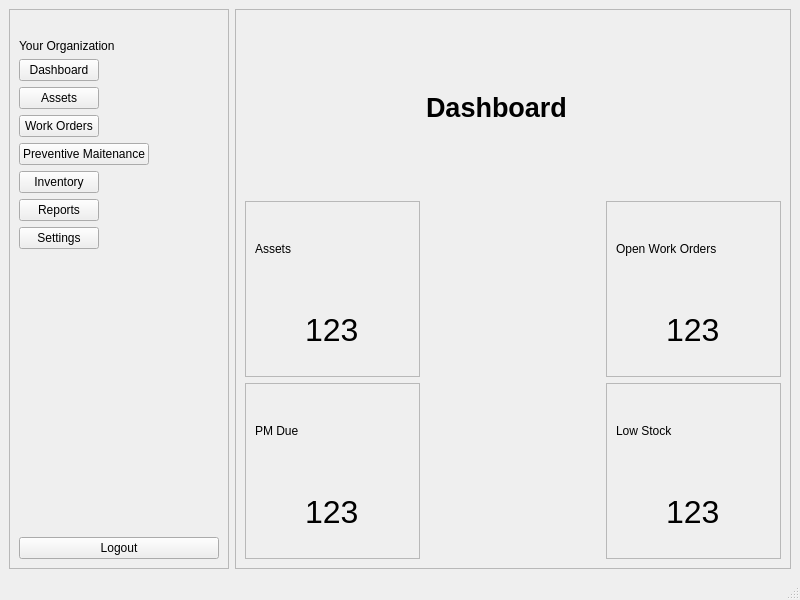
<?xml version="1.0" encoding="UTF-8"?>
<ui version="4.0">
 <class>DashboardWindow</class>
 <widget class="QMainWindow" name="DashboardWindow">
  <property name="geometry">
   <rect>
    <x>0</x>
    <y>0</y>
    <width>800</width>
    <height>600</height>
   </rect>
  </property>
  <property name="windowTitle">
   <string>Mantenance Management System</string>
  </property>
  <widget class="QWidget" name="centralwidget">
   <layout class="QGridLayout" name="gridLayout">
    <item row="0" column="0">
     <widget class="QFrame" name="frameNavigation">
      <property name="minimumSize">
       <size>
        <width>220</width>
        <height>0</height>
       </size>
      </property>
      <property name="maximumSize">
       <size>
        <width>220</width>
        <height>16777215</height>
       </size>
      </property>
      <property name="frameShape">
       <enum>QFrame::Shape::StyledPanel</enum>
      </property>
      <property name="frameShadow">
       <enum>QFrame::Shadow::Raised</enum>
      </property>
      <layout class="QVBoxLayout" name="verticalLayout">
       <item>
        <widget class="QLabel" name="lblLogo">
         <property name="text">
          <string/>
         </property>
        </widget>
       </item>
       <item>
        <widget class="QLabel" name="lblCompany">
         <property name="text">
          <string>Your Organization</string>
         </property>
        </widget>
       </item>
       <item alignment="Qt::AlignmentFlag::AlignLeft">
        <widget class="QPushButton" name="btnDashboard">
         <property name="text">
          <string>Dashboard</string>
         </property>
        </widget>
       </item>
       <item alignment="Qt::AlignmentFlag::AlignLeft">
        <widget class="QPushButton" name="btnAssets">
         <property name="text">
          <string>Assets</string>
         </property>
        </widget>
       </item>
       <item alignment="Qt::AlignmentFlag::AlignLeft">
        <widget class="QPushButton" name="btnWorkOrders">
         <property name="text">
          <string>Work Orders</string>
         </property>
        </widget>
       </item>
       <item alignment="Qt::AlignmentFlag::AlignLeft">
        <widget class="QPushButton" name="btnPreventive">
         <property name="text">
          <string>Preventive Maitenance</string>
         </property>
        </widget>
       </item>
       <item alignment="Qt::AlignmentFlag::AlignLeft">
        <widget class="QPushButton" name="btnInventory">
         <property name="text">
          <string>Inventory</string>
         </property>
        </widget>
       </item>
       <item alignment="Qt::AlignmentFlag::AlignLeft">
        <widget class="QPushButton" name="btnReports">
         <property name="text">
          <string>Reports</string>
         </property>
        </widget>
       </item>
       <item alignment="Qt::AlignmentFlag::AlignLeft">
        <widget class="QPushButton" name="btnSettings">
         <property name="text">
          <string>Settings</string>
         </property>
        </widget>
       </item>
       <item>
        <spacer name="verticalSpacer">
         <property name="orientation">
          <enum>Qt::Orientation::Vertical</enum>
         </property>
         <property name="sizeHint" stdset="0">
          <size>
           <width>20</width>
           <height>203</height>
          </size>
         </property>
        </spacer>
       </item>
       <item>
        <widget class="QPushButton" name="btnLogout">
         <property name="text">
          <string>Logout</string>
         </property>
        </widget>
       </item>
      </layout>
     </widget>
    </item>
    <item row="0" column="1">
     <widget class="QFrame" name="frameContent">
      <property name="frameShape">
       <enum>QFrame::Shape::StyledPanel</enum>
      </property>
      <property name="frameShadow">
       <enum>QFrame::Shadow::Raised</enum>
      </property>
      <layout class="QGridLayout" name="gridLayout_2">
       <item row="1" column="2">
        <widget class="QFrame" name="frameOpenWorkOrders">
         <property name="frameShape">
          <enum>QFrame::Shape::StyledPanel</enum>
         </property>
         <property name="frameShadow">
          <enum>QFrame::Shadow::Raised</enum>
         </property>
         <layout class="QGridLayout" name="gridLayout_4">
          <item row="1" column="0" alignment="Qt::AlignmentFlag::AlignHCenter">
           <widget class="QLabel" name="lblOpenWorkOrdersValue">
            <property name="font">
             <font>
              <pointsize>24</pointsize>
             </font>
            </property>
            <property name="text">
             <string>123</string>
            </property>
           </widget>
          </item>
          <item row="0" column="0">
           <widget class="QLabel" name="lblOpenWorkOrdersTitle">
            <property name="text">
             <string>Open Work Orders</string>
            </property>
           </widget>
          </item>
         </layout>
        </widget>
       </item>
       <item row="0" column="1">
        <widget class="QLabel" name="lblTitle">
         <property name="font">
          <font>
           <pointsize>20</pointsize>
           <bold>true</bold>
          </font>
         </property>
         <property name="text">
          <string>Dashboard</string>
         </property>
        </widget>
       </item>
       <item row="2" column="2">
        <widget class="QFrame" name="frameLowStock">
         <property name="frameShape">
          <enum>QFrame::Shape::StyledPanel</enum>
         </property>
         <property name="frameShadow">
          <enum>QFrame::Shadow::Raised</enum>
         </property>
         <layout class="QGridLayout" name="gridLayout_6">
          <item row="0" column="0">
           <widget class="QLabel" name="lblLowStockTitle">
            <property name="text">
             <string>Low Stock</string>
            </property>
           </widget>
          </item>
          <item row="1" column="0" alignment="Qt::AlignmentFlag::AlignHCenter">
           <widget class="QLabel" name="lblLowStockValue">
            <property name="font">
             <font>
              <pointsize>24</pointsize>
             </font>
            </property>
            <property name="text">
             <string>123</string>
            </property>
           </widget>
          </item>
         </layout>
        </widget>
       </item>
       <item row="1" column="0">
        <widget class="QFrame" name="frameAssets">
         <property name="minimumSize">
          <size>
           <width>0</width>
           <height>0</height>
          </size>
         </property>
         <property name="frameShape">
          <enum>QFrame::Shape::StyledPanel</enum>
         </property>
         <property name="frameShadow">
          <enum>QFrame::Shadow::Raised</enum>
         </property>
         <layout class="QGridLayout" name="gridLayout_3">
          <item row="1" column="0" alignment="Qt::AlignmentFlag::AlignHCenter">
           <widget class="QLabel" name="lblAssetsValue">
            <property name="font">
             <font>
              <pointsize>24</pointsize>
             </font>
            </property>
            <property name="text">
             <string>123</string>
            </property>
           </widget>
          </item>
          <item row="0" column="0">
           <widget class="QLabel" name="lblAssetsTitle">
            <property name="text">
             <string>Assets</string>
            </property>
           </widget>
          </item>
         </layout>
        </widget>
       </item>
       <item row="2" column="0">
        <widget class="QFrame" name="framePMDue">
         <property name="frameShape">
          <enum>QFrame::Shape::StyledPanel</enum>
         </property>
         <property name="frameShadow">
          <enum>QFrame::Shadow::Raised</enum>
         </property>
         <layout class="QGridLayout" name="gridLayout_5">
          <item row="0" column="0">
           <widget class="QLabel" name="lblPMDueTitle">
            <property name="text">
             <string>PM Due</string>
            </property>
           </widget>
          </item>
          <item row="1" column="0" alignment="Qt::AlignmentFlag::AlignHCenter">
           <widget class="QLabel" name="lblPMDueValue">
            <property name="font">
             <font>
              <pointsize>24</pointsize>
             </font>
            </property>
            <property name="text">
             <string>123</string>
            </property>
           </widget>
          </item>
         </layout>
        </widget>
       </item>
      </layout>
     </widget>
    </item>
   </layout>
  </widget>
  <widget class="QMenuBar" name="menubar">
   <property name="geometry">
    <rect>
     <x>0</x>
     <y>0</y>
     <width>800</width>
     <height>33</height>
    </rect>
   </property>
  </widget>
  <widget class="QStatusBar" name="statusbar"/>
 </widget>
 <resources/>
 <connections/>
</ui>
